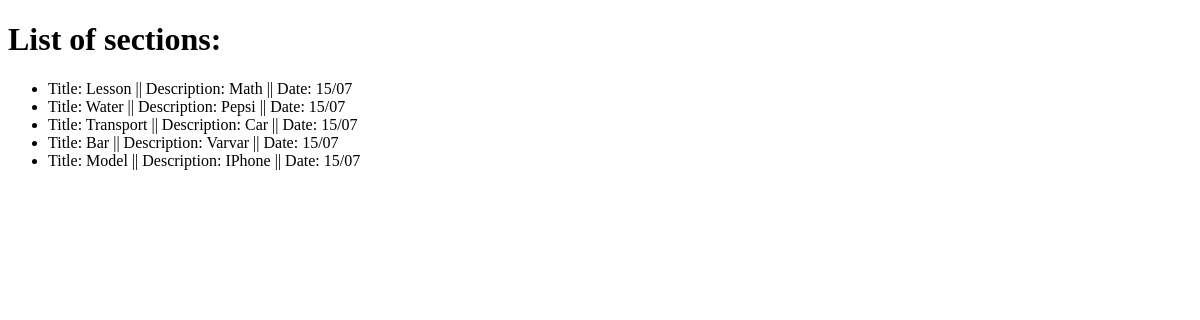
The page /info/ on the database as committed earlier.
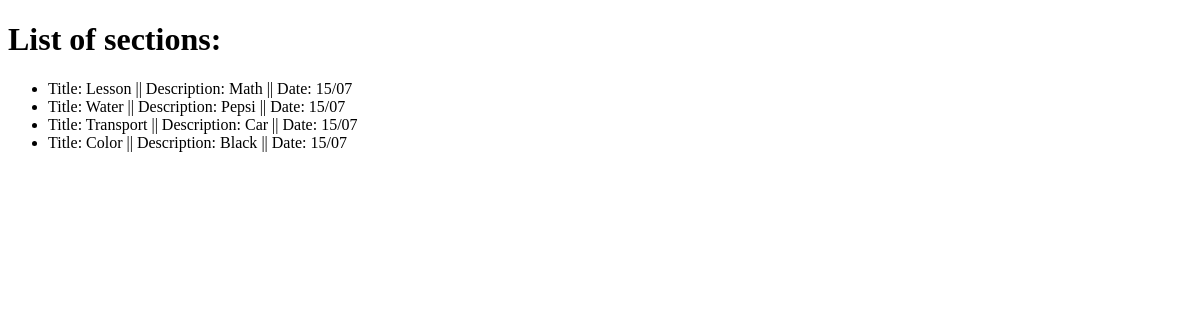
The same page on the database as committed later.
### tables this page shows
CREATE TABLE sections (id integer primary key AUTOINCREMENT, title varchar(200), description varchar(200), date int);

### Task3.py (the view)
@app.route('/info/')
def info_page():
    return filled_db("SELECT * FROM sections")

### Task3.py (called while the page is built)
def filled_db(execute):
    connection = sqlite3.connect('blog.sqlite')
    cursor = connection.cursor()
    cursor.execute(execute)
    sections = cursor.fetchall()
    connection.close()
    return render_template('index.html', sections=sections)

### templates/index.html (shortened to what this page needs)
<!DOCTYPE html>
<html lang="en">
<head>
</head>
<body>
<h1>List of sections:</h1>
<ul>
    {% for section in sections %}
    <li>Title: {{ section[1] }} || Description: {{ section[2] }} || Date: {{ section[3] }}</li>
    {% endfor %}
</ul>
</body>
</html>

Rows that differ between the two databases and show on the page:
removed sections: title "Bar", description "Varvar", date "15/07"
removed sections: title "Model", description "IPhone", date "15/07"
added sections: title "Color", description "Black", date "15/07"
